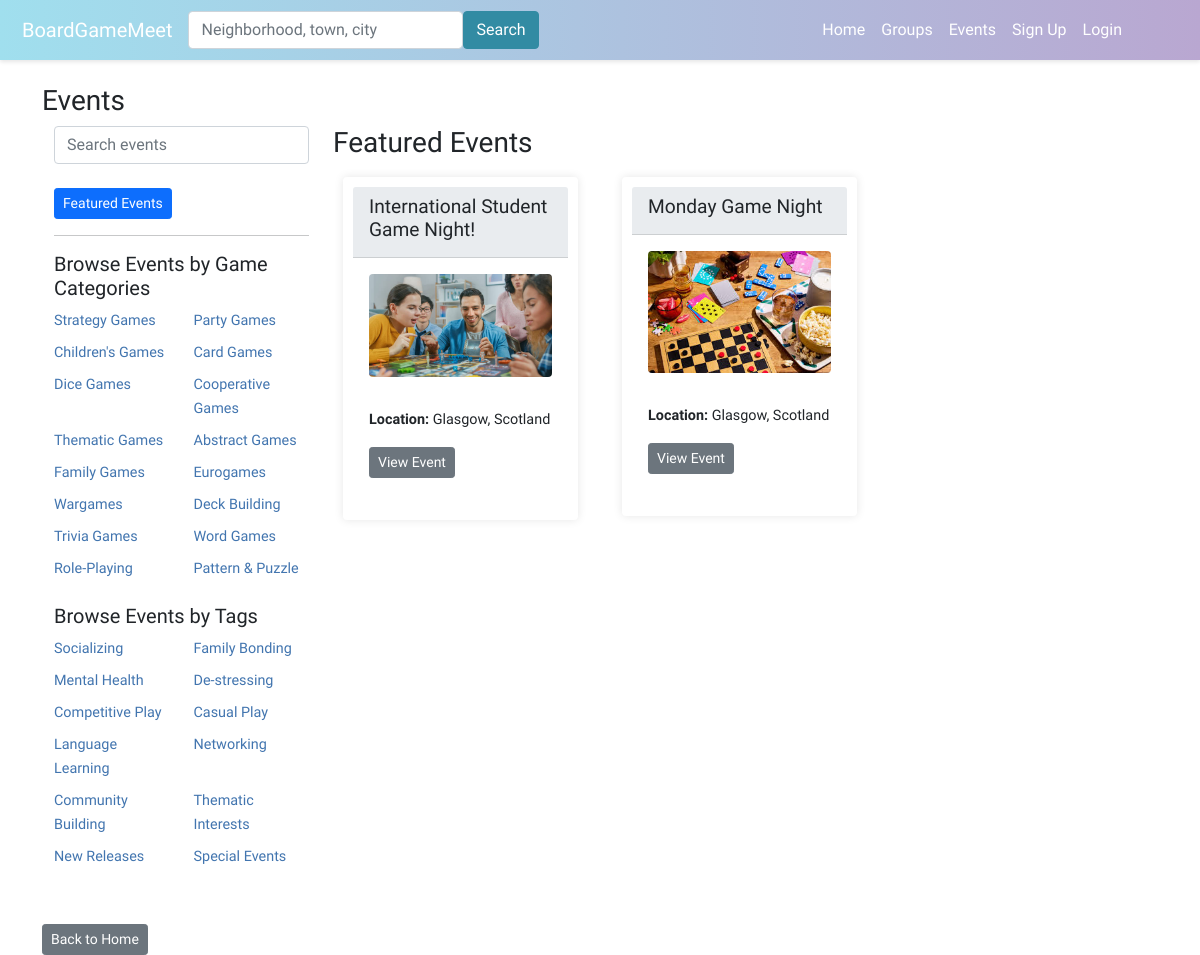
Page /events/ on the earlier database version.
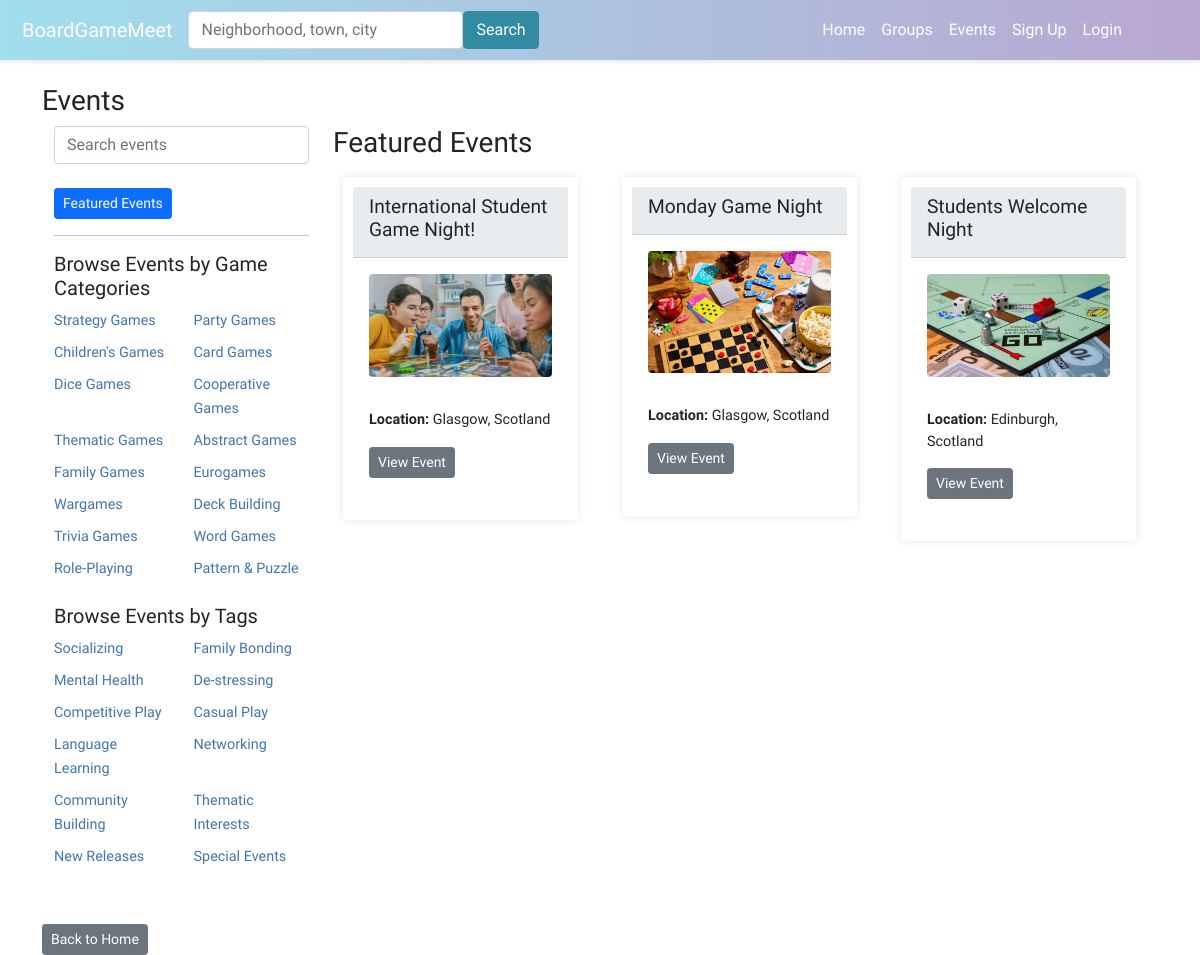
Same page on the later database version.
### boardgame/models.py (models this page shows, shortened)
class Category(models.Model):
    name = models.CharField(max_length=100)

class Tag(models.Model):
    name = models.CharField(max_length=100)

class Event(models.Model):
    group = models.ForeignKey(Group, on_delete=models.CASCADE)
    title = models.CharField(max_length=100)
    description = models.TextField()
    date_time = models.DateTimeField()
    attendees = models.ManyToManyField(User, through='EventAttendance')
    event_image = models.ImageField(upload_to='event_images/', null=True, blank=True)
    categories = models.ManyToManyField(Category, related_name='events', blank=True)
    tags = models.ManyToManyField(Tag, related_name='events', blank=True)
    nominations_open = models.BooleanField(default=True)
    signups_open = models.BooleanField(default=False)
    admin_only_nominations = models.BooleanField(default=False)
    skip_nominations = models.BooleanField(default=False)

class EventLocation(models.Model):
    event = models.OneToOneField('Event', on_delete=models.CASCADE)
    address = models.CharField(max_length=255)
    city = models.CharField(max_length=100)
    sublocality = models.CharField(max_length=100, blank=True)  # neighborhoods or sublocalities
    state = models.CharField(max_length=100, blank=True, null=True)
    postcode = models.CharField(max_length=20)
    country = models.CharField(max_length=20)
    latitude = models.DecimalField(max_digits=9, decimal_places=6, blank=True, null=True)
    longitude = models.DecimalField(max_digits=9, decimal_places=6, blank=True, null=True)

### boardgame/views.py (the view)
# urls.py: path('events/', views.events, name='events'),
def events(request):
    tag_name = request.GET.get('tag')
    category_name = request.GET.get('category')
    show_user_events = request.GET.get('your_events') == 'true'
    search_query = request.GET.get('search')
    now = datetime.now()
    event_list = Event.objects.filter(date_time__gte=now).order_by('title')
    if search_query:
        event_list = event_list.filter(
            Q(title__icontains=search_query) |
            Q(eventlocation__city__icontains=search_query)
        ).distinct()
    if tag_name:
        event_list = event_list.filter(tags__name=tag_name,date_time__gte=now)
    if category_name:
        event_list = event_list.filter(categories__name=category_name,date_time__gte=now)
    user_events = None
    user = request.user
    if show_user_events and user.is_authenticated:
        user_events = EventAttendance.objects.filter(user=user).select_related('event')
        if show_user_events:
            event_list = event_list.filter(id__in=user_events.values_list('event_id', flat=True))
    context = {
        'events': event_list,
        'tags': Tag.objects.all(),
        'categories': Category.objects.all(),
        'search_query': search_query,
    }
    return render(request, 'boardgame/events.html', context=context)

### boardgame/templates/boardgame/events.html (shortened to what this page needs)
{% extends 'boardgame/base.html' %}
{% load static %}
{% block content %}
<head>
<h3>Events</h3>
</head>
<div class="container">
    <div class="row">
        <div class="col-md-3">
            <div class="mb-2">
                <form method="get" action="{% url 'events' %}">
                    <div class="input-group">
                        <input type="text" class="form-control" id="search-bar" name="search" placeholder="Search events" value="{{ request.GET.search }}">
                    </div>
                </form>
                <br/>
                <a href="{% url 'events' %}" class="btn btn-primary btn-sm">Featured Events</a>
            </div>
            <hr>
            <div class="mb-3">
                <h5>Browse Events by Game Categories</h5>
                <div class="row">
                    {% if categories %}
                    {% for category in categories %}
                    <div class="col-6 mb-2">
                        <a href="?category={{ category.name }}" class="category-link">{{ category.name }}</a>
                    </div>
                    {% endfor %}
                    {% else %}
                    <p>No categories available</p>
                    {% endif %}
                </div>
            </div>
            <div class="mb-3">
                <h5>Browse Events by Tags</h5>
                <div class="row">
                    {% if tags %}
                    {% for tag in tags %}
                    <div class="col-6 mb-2">
                        <a href="?tag={{ tag.name }}" class="tag-link">{{ tag.name }}</a>
                    </div>
                    {% endfor %}
                    {% else %}
                    <p>No tags available</p>
                    {% endif %}
                </div>
            </div>
        </div>
        <div class="col-md-9">
            <h3>
                {% if request.GET.your_events %}
                    Your Events
                {% elif request.GET.tag %}
                    Results for Tag: {{ request.GET.tag }}
                {% elif request.GET.category %}
                    Results for Category: {{ request.GET.category }}
                {% else %}
                    Featured Events
                {% endif %}
            </h3>
            <div class="row" id="event-cards">
                {% if events %}
                {% for event in events %}
                <div class="col-md-4 mb-3">
                    <div class="card" style="border: none; box-shadow: 0 0 10px rgba(0,0,0,0.1);">
                        <div class="card-header" style="background-color: #e9ecef;">
                            <h4>{{ event.title }}</h4>
                        </div>
                        <div class="card-body">
                            {% if event.event_image %}
                            <img src="{{ event.event_image.url }}" class="profile-image rounded mb-3" style="max-width: 100%;">
                            {% else %}
                            <img src="{% static 'boardgame/images/event_profile_default.jpg' %}" class="profile-image rounded mb-3" style="max-width: 100%;">
                            {% endif %}
                            <p class="card-text">
                                <p><b>Location:</b> {{event.eventlocation.city }}{% if event.eventlocation.state %}, {{ event.eventlocation.state }}{% endif %}</p>
                                <a href="{% url 'event_details' event.id %}" class="btn btn-secondary btn-sm">View Event</a>
                            </p>
                        </div>
                    </div>
                </div>
                {% endfor %}
                {% else %}
                <strong>There are no events present.</strong>
                {% endif %}
            </div>
        </div>
    </div>
</div>
<div class="mt-3">
    <a href="{% url 'home' %}" class="btn btn-secondary btn-sm">Back to Home</a>
</div>
{% endblock %}

### boardgame/templates/boardgame/base.html (shortened to what this page needs)
{% load static %}
<!doctype html>
<html lang="en">
<head>
  <link rel="stylesheet" href="{% static 'boardgame/style.css' %}">
  <link rel="stylesheet" href="https://cdnjs.cloudflare.com/ajax/libs/normalize/8.0.1/normalize.min.css">
  <link rel="stylesheet" href="https://cdn.jsdelivr.net/npm/bootstrap-icons@1.10.5/font/bootstrap-icons.css">
  <link href="https://cdn.jsdelivr.net/npm/bootstrap@5.0.2/dist/css/bootstrap.min.css" rel="stylesheet">
</head>
<body>
  {% include 'boardgame/navbar.html' %}
  <div class="container-lg">
    {% block content %}{% endblock %}
  </div>
  <link rel="stylesheet" href="https://ajax.googleapis.com/ajax/libs/jqueryui/1.12.1/themes/smoothness/jquery-ui.css">
</body>
</html>

### boardgame/templates/boardgame/navbar.html (shortened to what this page needs)
{% load static %}
{% load custom_filters %}
<nav class="navbar navbar-expand-lg navbar-dark" style="background: linear-gradient(to right, #a0dfee, #b9a7d1); box-shadow: 0 2px 4px rgba(0, 0, 0, 0.1); padding: 10px;">
  <div class="container-fluid">
    <a class="navbar-brand" href="{% url 'home' %}">BoardGameMeet</a>
    <div class="collapse navbar-collapse" id="navbarSupportedContent">
      <form class="d-flex me-auto mb-2 mb-lg-0" method="POST" action="{% url 'search' %}">
        <input class="form-control custom-search-bar" type="search" placeholder="Neighborhood, town, city" aria-label="Search" name="searched">
        <button class="btn" type="submit" style="background-color: #328ba3; border-color: #328ba3; color: #ffffff;">Search</button>
      </form>
      <ul class="navbar-nav me-5 mb-2 mb-lg-0">
        <li class="nav-item">
          <a class="nav-link" href="{% url 'home' %}" style="color: white;">Home</a>
        </li>
        <li class="nav-item">
          <a class="nav-link" href="{% url 'groups' %}" style="color: white;">Groups</a>
        </li>
        <li class="nav-item">
          <a class="nav-link" href="{% url 'events' %}" style="color: white;">Events</a>
        </li>
        {% if user.is_authenticated %}
        <li class="nav-item">
          <a class="nav-link position-relative" href="{% url 'notifications' %}" style="color: white;">
            <i class="bi bi-bell-fill" style="font-size: 1.5rem; padding-right: 1rem; position: relative;"></i>
            {% unread_notifications_count user as notifications_count %}
            {% if notifications_count > 0 %}
              <span class="position: absolute top-20 start-100 translate-middle badge rounded-pill bg-danger">
                {{ notifications_count }}
                <span class="visually-hidden">unread notifications</span>
              </span>
            {% endif %}
          </a>
        </li>
        <li class="nav-item dropdown d-flex align-items-center">
          <a class="nav-link dropdown-toggle d-flex align-items-center" href="#" id="navbarDropdown" role="button" data-bs-toggle="dropdown" aria-expanded="false" style="color: white;">
            <img src="{% if user.userprofile.picture %}{{ user.userprofile.picture.url }}{% else %}{% static 'boardgame/images/default_profile.jpg' %}{% endif %}" class="rounded-circle me-2" style="width: 30px; height: 30px; object-fit: cover;">
            Profile
          </a>
          <ul class="dropdown-menu" aria-labelledby="navbarDropdown">
            <li><a class="dropdown-item" href="{% url 'user_profile' request.user.id %}">View Profile</a></li>
            <li><a class="dropdown-item" href="{% url 'profile_edit' %}">Edit Profile</a></li>
            <li><hr class="dropdown-divider"></li>
            <li><a class="dropdown-item" href="{% url 'logout' %}">Logout</a></li>
          </ul>
        </li>
        {% else %}
        <li class="nav-item">
          <a class="nav-link" href="{% url 'register' %}" style="color: white;">Sign Up</a>
        </li>
        <li class="nav-item">
          <a class="nav-link" href="{% url 'login' %}" style="color: white;">Login</a>
        </li>
        {% endif %}
      </ul>
    </div>
  </div>
</nav>

### boardgame/static/boardgame/style.css (style rules this page uses)
.profile-image { max-width: 300px; max-height: 200px; width: auto; height: auto; }
.card { padding: 10px; margin: 10px; }
.card-header h4 { font-size: 1.2rem; }
.card-body p { font-size: 0.9rem; }
.btn-sm { font-size: 0.8rem; padding: 5px 10px; }
.container { max-width: 1200px; margin: auto; }
.navbar .form-control.custom-search-bar { width: 275px; }

### boardgame/templates/boardgame/base.html (style rules this page uses)
body { font-family: 'Varela Round', sans-serif; }
.navbar-nav li { list-style: none !important; font-size: 1rem; }

### boardgame/templates/boardgame/events.html (style rules this page uses)
.tag-link, .category-link { text-decoration: none; color: #4275af; font-size: 0.9rem; }
.row > div { margin-bottom: 1rem; }

Differences in the rows shown:
added Event: title "Students Welcome Night", event_image (picture), eventlocation.city "Edinburgh", eventlocation.state "Scotland"
